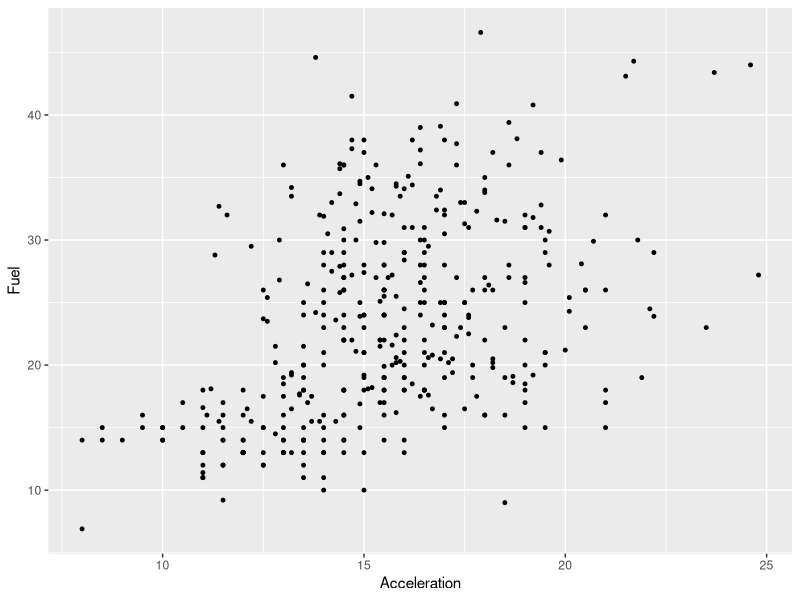
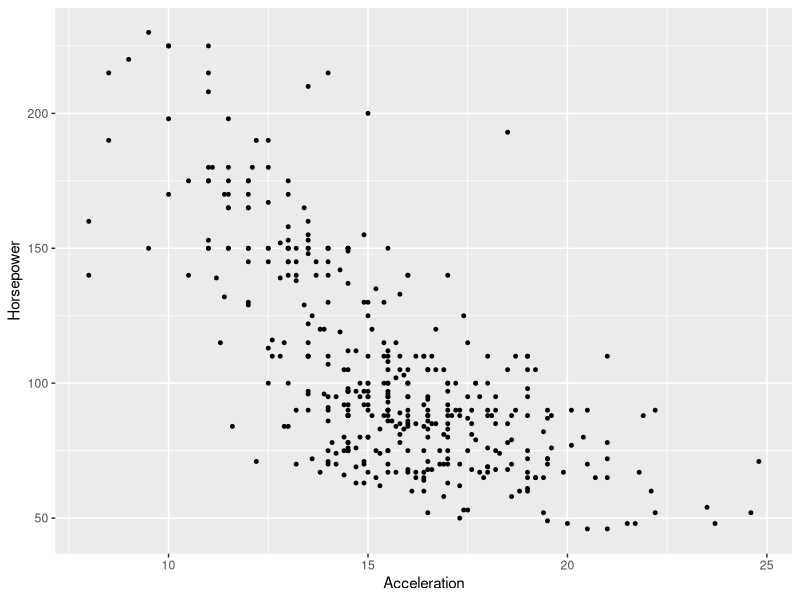

Reproduce these figures in R, in order.
#Libraries:
library(readr) #Reader for csv.
library(ggplot2) #GGplot for graphs
library(dplyr)

#Reading Data
cars <- read_csv("cars.csv")

#Quick summary of data set
summary(cars)

#View Dataset raw data
View(cars)

#Variables
Acceleration<-cars$Acceleration
Fuel <- cars$MPG
Horsepower<-cars$Horsepower

#Plots using ggplot
ggplot(data=cars, aes(x=Acceleration, y=Fuel)) + geom_point(size=1)
ggplot(data=cars, aes(x=Acceleration, y=Horsepower)) + geom_point(size=1)
